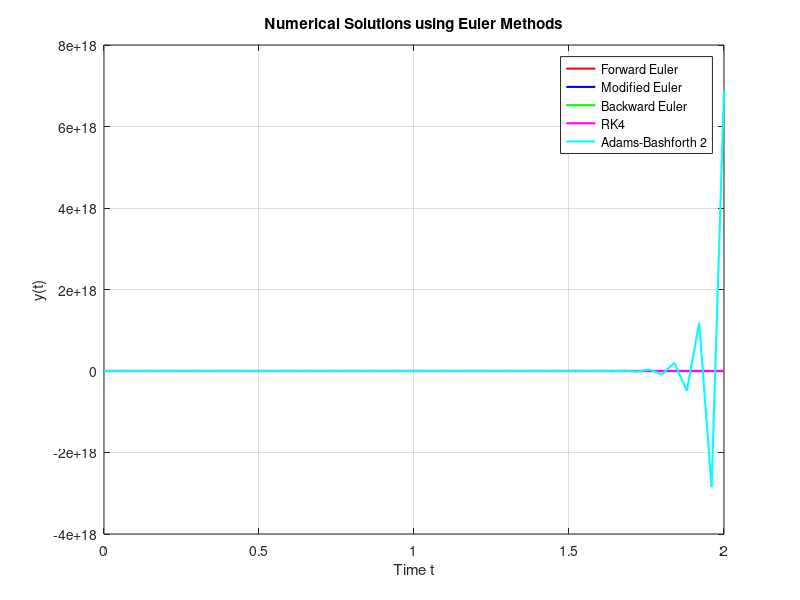

Here is the MATLAB script that generated this plot:
% Numerical Solution of ODE using Euler Methods

t0 = 0;      
tf = 2;     
y0 = 1;      
h = 0.04;    
t = t0:h:tf; 
N = length(t);

y_forward = zeros(1, N);
y_modified = zeros(1, N);
y_backward = zeros(1, N);
y_rk4 = zeros(1, N);
y_ab2 = zeros(1, N);

y_forward(1) = y0;
y_modified(1) = y0;
y_backward(1) = y0;
y_rk4(1) = y0;
y_ab2(1) = y0;

% Forward Euler Method
for i = 1:N-1
    y_forward(i+1) = y_forward(i) + h * (-50 * y_forward(i) + sin(t(i)));
end

% Modified Euler Method 
for i = 1:N-1
    y_pred = y_modified(i) + h * (-50 * y_modified(i) + sin(t(i))); % Predictor Step
    y_modified(i+1) = y_modified(i) + (h/2) * ((-50 * y_modified(i) + sin(t(i))) + (-50 * y_pred + sin(t(i+1)))); % Corrector Step
end

% Backward Euler Method
for i = 1:N-1
    y_backward(i+1) = (y_backward(i) + h * sin(t(i+1))) / (1 + 50 * h);
end

% Runge-Kutta 
for i = 1:N-1
    y_rk4(i+1) = y_rk4(i) + h * (-50 * y_rk4(i) + sin(t(i))) + (h/2) * (-50 * (y_rk4(i) + h * (-50 * y_rk4(i) + sin(t(i)))) + sin(t(i) + h));
end

% Adams-Bashforth 
y_ab2(2) = y_ab2(1) + h * (-50 * y_ab2(1) + sin(t(1)));
for i = 2:N-1
    y_ab2(i+1) = y_ab2(i) + (h/2) * (3 * (-50 * y_ab2(i) + sin(t(i))) - (-50 * y_ab2(i-1) + sin(t(i-1))));
end

figure;
plot(t, y_forward, 'r', 'LineWidth', 1.5); hold on;
plot(t, y_modified, 'b', 'LineWidth', 1.5);
plot(t, y_backward, 'g', 'LineWidth', 1.5);
plot(t, y_rk4, 'm', 'LineWidth', 1.5);
plot(t, y_ab2, 'c', 'LineWidth', 1.5);
legend('Forward Euler', 'Modified Euler', 'Backward Euler' ,'RK4', 'Adams-Bashforth 2');
xlabel('Time t'); ylabel('y(t)');
title('Numerical Solutions using Euler Methods');
grid on;
